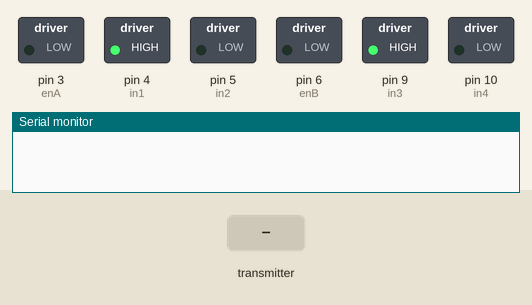
Simulated run of this sketch. Board: Arduino Uno, built with avr-gcc and run on an emulated ATmega328P. Parts: switched loads named in the sketch (green lamp = pin HIGH), the last lines printed to the serial monitor. The test bench sets the inputs (shaded band). No radio packets arrive unless stated.

Above: at 1.2 s.
1.3 s: the transmitter starts sending fandr = 64
At 2.3 s:
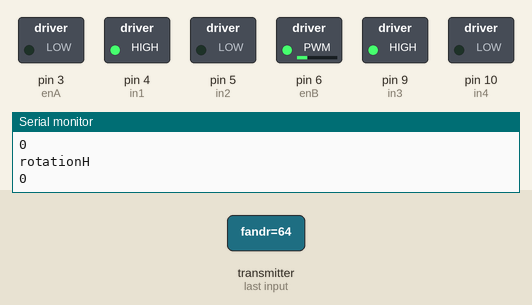
2.8 s: the transmitter starts sending steer = 128
At 3.4 s:
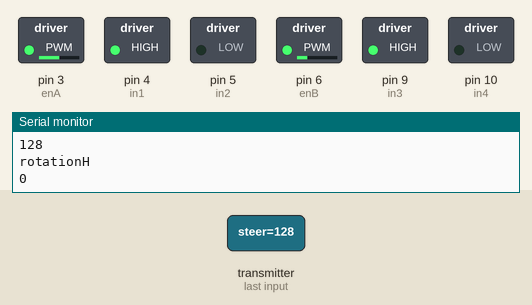
4.3 s: the transmitter starts sending fandr = 255
At 4.6 s:
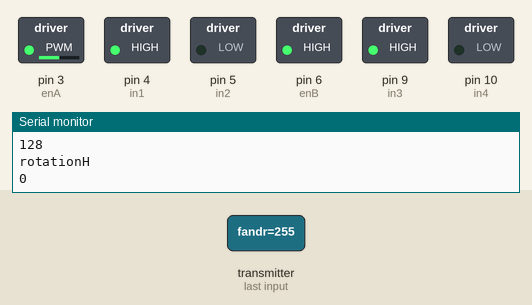
5.8 s: the transmitter starts sending steer = 0
At 6.9 s:
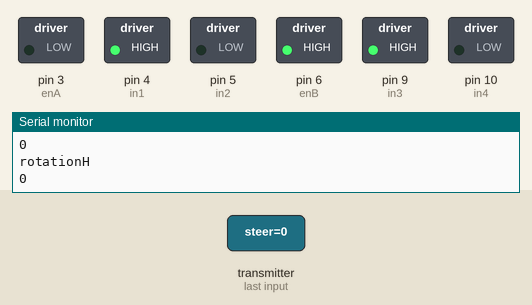
7.3 s: the transmitter starts sending steer = 255
At 8.0 s:
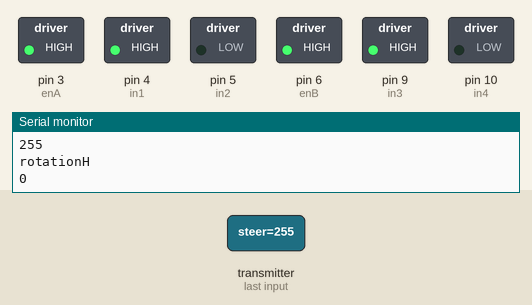
8.8 s: the transmitter starts sending fandr = 0
At 9.2 s:
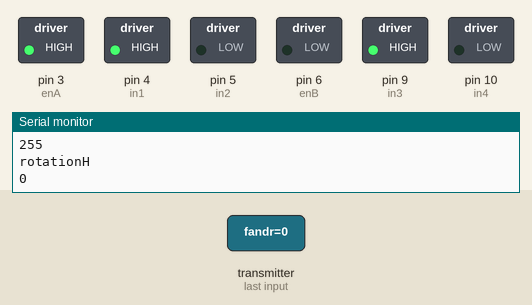
Timing chart, 0 to 11.3 s (numbered marks = the images above; inputs shaded):
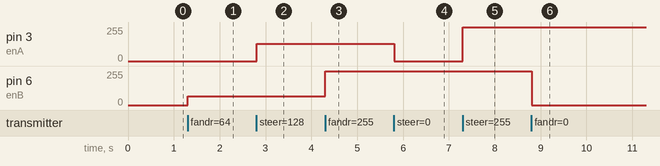

The sketch:

receiver_esc.ino
```cpp
 //Receiver code
 //Abhijit Chaudhari
 //This receiver code is a combination of nrf24l01 receiver and L298N dc motor driver
 //used in my project to operate two dc motors.

#include <SPI.h>
#include <nRF24L01.h>
#include <RF24.h>

//ESC driver
//M1
int enA = 3;
int in1 = 4;
int in2 = 5;
//M2
int enB = 6;
int in3 = 9;
int in4 = 10;

//Receiver data structure
struct Signal {
uint8_t fandr;//forward and reverse, throttle
uint8_t steer;//steering, left and right, throttle
uint8_t rotaV;//clockwise and anti-clockwise movement for forward and reverse
uint8_t rotaH;//clockwise and anti-clockwise movement for left and right
};

struct Signal trans_data;
const byte pipeIn[6] = "00001";

//Set CE and CSN PIN From Receiver
RF24 radio(7, 8);

void ResetData()
{

trans_data.fandr = 0;
trans_data.steer = 0;
trans_data.rotaV = 0;
trans_data.rotaH = 0;
}

void ResetMotor()
{
  // Motor 1

  digitalWrite(enA, LOW);
  digitalWrite(in1, HIGH);
  digitalWrite(in2, LOW);

  // Motor 2

  digitalWrite(enB, LOW);
  digitalWrite(in3, HIGH);
  digitalWrite(in4, LOW);
}
void setup()
{
  //motor driver pins
  pinMode(enA, OUTPUT);
  pinMode(enB,  OUTPUT);
  pinMode(in1, OUTPUT);
  pinMode(in2, OUTPUT);
  pinMode(in3, OUTPUT);
  pinMode(in4, OUTPUT);

  ResetData();
  ResetMotor();

  Serial.begin(115200);
  radio.begin();
  radio.openReadingPipe(1,pipeIn);
  radio.setAutoAck(false);
  radio.setDataRate(RF24_250KBPS);
  radio.setPALevel(RF24_PA_LOW);
  radio.startListening();
}
unsigned long lastRecvTime = 0;

void recvData()
{
  while ( radio.available() ) {
  radio.read(&trans_data, sizeof(Signal));
  lastRecvTime = millis();
  Serial.println("vert");
  Serial.println(trans_data.fandr);
  Serial.println("rotationV");
  Serial.println(trans_data.rotaV);
  Serial.println("horiz");
  Serial.println(trans_data.steer);
  Serial.println("rotationH");
  Serial.println(trans_data.rotaH);
  Serial.println("");

  }
}

void loop()
{
  unsigned long now = millis();
if ( now - lastRecvTime > 1000 ) {
ResetData();
}
  recvData();
  int m1=trans_data.steer;
  int m2=trans_data.fandr;
  int rotV=trans_data.rotaV;
  int rotH=trans_data.rotaH;
  mpower(1,  m1,rotH);
  mpower(2,  m2,rotV);
}


void mpower(int motor,  int spd , int rotation )
{
  int pwm;
  int pA;
  int pB;
  if (motor == 1)
  {
    pwm = enA;
    pA = in1;
    pB = in2;
  } else if (motor == 2)
  {
    pwm = enB;
    pA = in3;
    pB = in4;
  } else
  {
    return;
  }

  if (rotation == -1)
  {
    digitalWrite(pA, LOW);
    digitalWrite(pB, LOW);
  }
  else if (rotation == 0)
  {
    digitalWrite(pA, HIGH);
    digitalWrite(pB, LOW);
  }
  else if (rotation == 1)
  {
    digitalWrite(pA, LOW);
    digitalWrite(pB, HIGH);
  }
  analogWrite(pwm, spd);
}
```

Measured:
- after the input at 1.3 s, pin 6 (enB): 0/255 → 64/255 at once
- after the input at 2.8 s, pin 3 (enA): 0/255 → 128/255 at once
- after the input at 4.3 s, pin 6 (enB): 64/255 → 255/255 at once
- after the input at 5.8 s, pin 3 (enA): 128/255 → 0/255 at once
- after the input at 7.3 s, pin 3 (enA): 0/255 → 255/255 at once
- after the input at 8.8 s, pin 6 (enB): 255/255 → 0/255 at once
